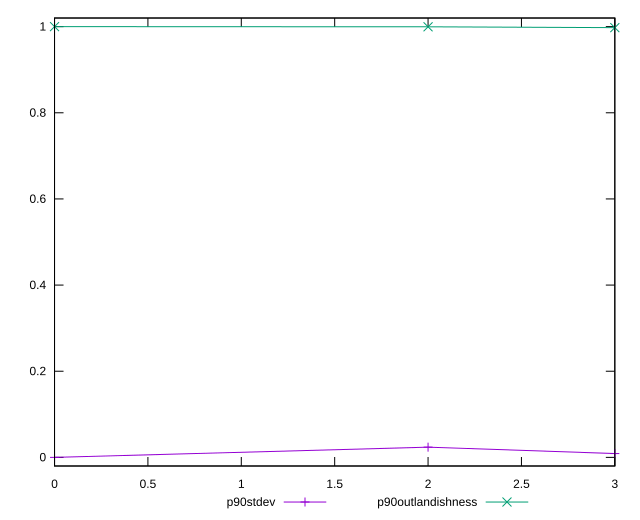

Write the gnuplot code that produced this figure.
reset

$p90Stdev <<EOF
0 0
2 0.023737473168238758
3 0.008868155551645723
EOF

$p90Outlandishness <<EOF
0 1
2 0.999586849496215
3 0.9976501431590696
EOF

set key outside below
set xrange [0:3]
set yrange [-0.02:1.02]
set trange [-0.02:1.02]
set terminal svg size 640, 520 enhanced background rgb 'white'
set output "reports/report_00033_2021-03-01T14-23-16.841Z/meta/score/progression/stddev.svg"

plot $p90Stdev title "p90stdev" with linespoints, \
     $p90Outlandishness title "p90outlandishness" with linespoints

reset
